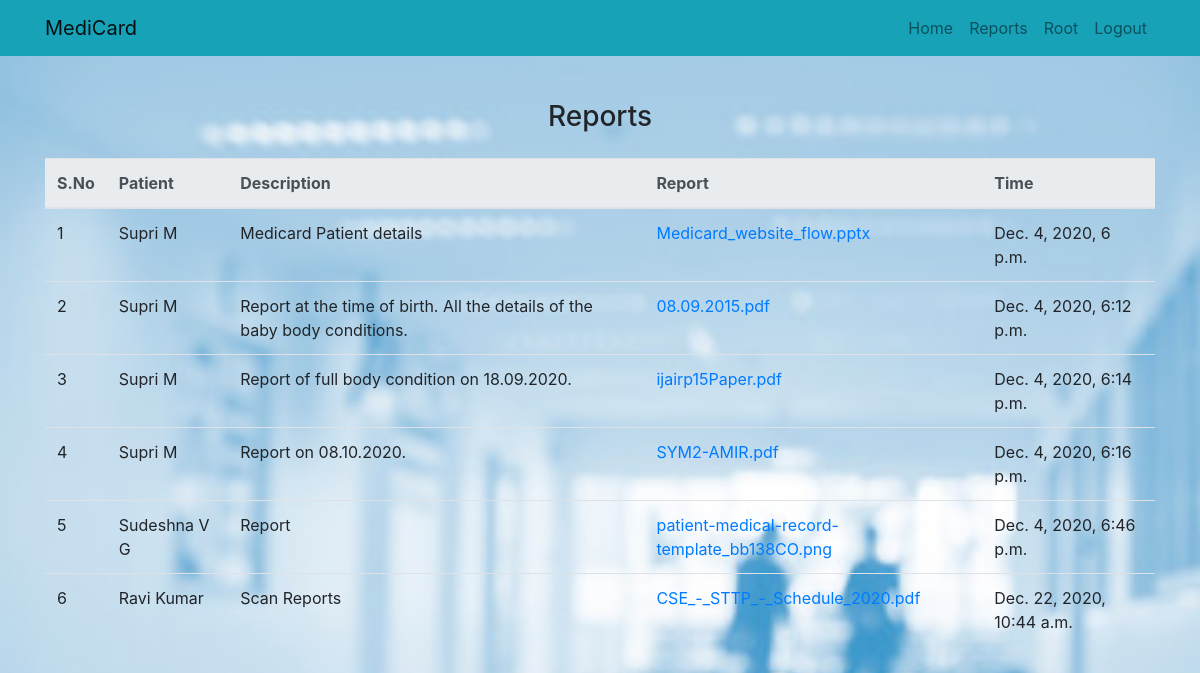
The app's page /reports/doctor/ (signed in) with its own data.
### user_acc/models.py (models this page shows)
class Report(models.Model):
    doctor = models.ForeignKey(App_User, on_delete=models.CASCADE)
    patient = models.ForeignKey(App_User, on_delete=models.CASCADE, related_name='patient')
    report = models.FileField(upload_to='documents/')
    description = models.TextField(null=True, blank=True)
    created_at = models.DateTimeField(auto_now_add=True)

class App_User(models.Model):
    first_name = models.CharField(max_length=30, null=True, default='')
    last_name = models.CharField(max_length=30, null=True, default='')
    user = models.OneToOneField(User, on_delete=models.CASCADE)
    address = models.TextField(blank=True, null=True)
    city = models.CharField(max_length=30, blank=True, default='')
    pincode = models.CharField(max_length=10, default='', blank=True)
    country = models.CharField(max_length=30, default='', blank=True)
    aboutme = models.TextField(blank=True, null=True)
    doctor = models.BooleanField(default=False)
    def __str__(self) -> str:
        if self.doctor:
            return str(self.first_name + ' ' + self.last_name)
        return str(self.first_name + ' ' + self.last_name)

### user_acc/views.py (the view)
# urls.py: path('doctor/', views.doctorReportList, name='doctor_reports'),
def doctorReportList(req):
    doctor = models.App_User.objects.filter(user=req.user)[0]
    reports = models.Report.objects.filter(doctor=doctor)
    print(reports)
    ctx = {'reports': reports}
    return render(req, 'reports/reports.html', context=ctx)

### user_acc/templates/reports/reports.html (shortened to what this page needs)
{% extends 'base.html' %}
{% block body %}
    <div id="bodystart">
        <div class="container">
            <div class="row">
                <div class="col-12">
                    <div class="text-center">
                        <h3>Reports</h3>
                    </div>
                </div>
            </div>
            {% if reports%}
            <table class="table table-hover mt-3">
                <thead class="thead-light">
                    <tr>
                        <th>S.No</th>
                        <th>Patient</th>
                        <th>Description</th>
                        <th>Report</th>
                        <th>Time</th>
                    </tr>
                </thead>
                <tbody>
                    {% for report in reports %}
                    <tr>
                        <td>{{forloop.counter}}</td>
                        <td>{{report.patient}}</td>
                        <td>{{report.description}}</td>
                        <td><a href="http://{{ request.META.HTTP_HOST }}/files/{{report.report}}">{{report.report|cut:"documents/"}}</a></td>
                        <td>{{report.created_at}}</td>
                    </tr>
                    {% endfor %}
                </tbody>
            </table>
            {% else %}
            <h4>No reports found</h4>
            {% endif %}
        </div>
    </div>
{% endblock %}

### siteauth/templates/base.html (shortened to what this page needs)
{% load static %}
<!DOCTYPE html>
<html lang="en">
<head>
    <link rel="stylesheet" href="{% static 'bootstrap.min.css' %}">
    <link rel="stylesheet" href="https://stackpath.bootstrapcdn.com/font-awesome/4.7.0/css/font-awesome.min.css">
    <link rel="stylesheet" href="{% static 'style.css' %}">
</head>
<body background="{% static 'medibackground.jpg' %}">
    <nav class="navbar navbar-light bg-info navbar-expand-sm fixed-top">
        <div class="container">
            <a href="/" class="navbar-brand mr-auto">MediCard</a>
            <div class="navbar-collapse collapse" id="Navbar">
                <ul class="navbar-nav ml-auto">
                    {% url 'auth:login' as login %}
                    {% url 'auth:signup' as signup %}
                    <li class="nav-item"><a href="/" class="nav-link">Home</a></li>
                    {% if request.user.is_authenticated %}
                    <li class="nav-item"><a href="/reports" class="nav-link">Reports</a></li>
                    <li class="nav-item"><a href="/profile" class="nav-link">{{request.user|title}}</a></li>
                    <li class="nav-item"><a href="{% url 'auth:logout' %}" class="nav-link">Logout</a></li>
                    {% else %}
                    <li class="nav-item"><a href="{% url 'auth:login' %}" class="nav-link {% if request.path == login %}active{% endif %}">Login</a></li>
                    <li class="nav-item"><a href="{% url 'auth:signup' %}" class="nav-link {% if request.path == signup %}active{% endif %}">SignUp</a></li>
                    {% endif %}
                </ul>
            </div>
        </div>
    </nav>
    {% block body%}
    {% endblock %}
</body>
</html>

### static/style.css (style rules this page uses)
#bodystart { margin-top: 100px; }
.navbar { color: orange; background-color: antiquewhite; }
body { background: url(/static/medibackground.jpg) no-repeat center center fixed; background-size: cover; }
* { margin:0; padding:0; }

### records on screen
Report: patient "Supri M", description "Medicard Patient details", report "Medicard_website_flow.pptx", created_at "Dec. 4, 2020, 6 p.m."
Report: patient "Supri M", description "Report at the time of birth. All the details of the baby body conditions.", report "08.09.2015.pdf", created_at "Dec. 4, 2020, 6:12 p.m."
Report: patient "Supri M", description "Report of full body condition on 18.09.2020.", report "ijairp15Paper.pdf", created_at "Dec. 4, 2020, 6:14 p.m."
Report: patient "Supri M", description "Report on 08.10.2020.", report "SYM2-AMIR.pdf", created_at "Dec. 4, 2020, 6:16 p.m."
Report: patient "Sudeshna V G", description "Report", report "patient-medical-record-template_bb138CO.png", created_at "Dec. 4, 2020, 6:46 p.m."
Report: patient "Ravi Kumar", description "Scan Reports", report "CSE_-_STTP_-_Schedule_2020.pdf", created_at "Dec. 22, 2020, 10:44 a.m."

### other values on screen
{{ request.user|title }} "Root"
